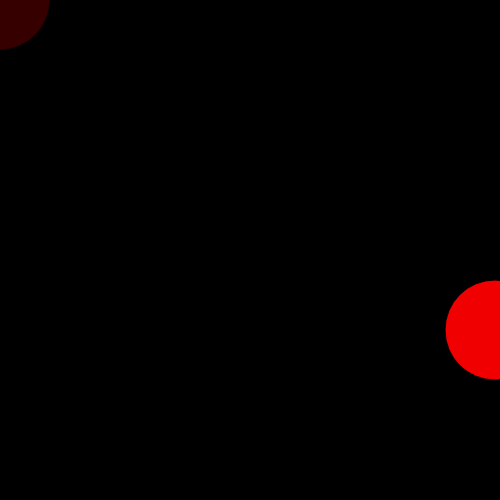
Frame 1 (no input)
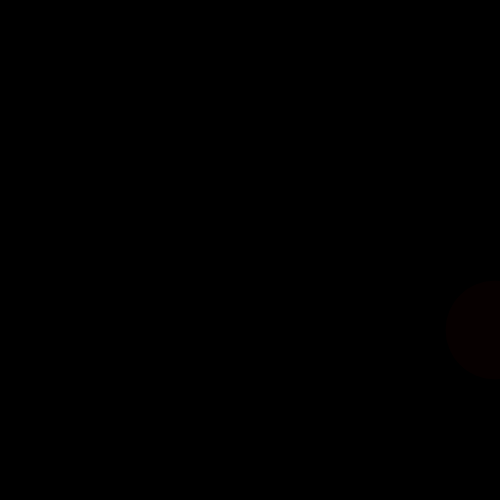
Frame 60 (no input)
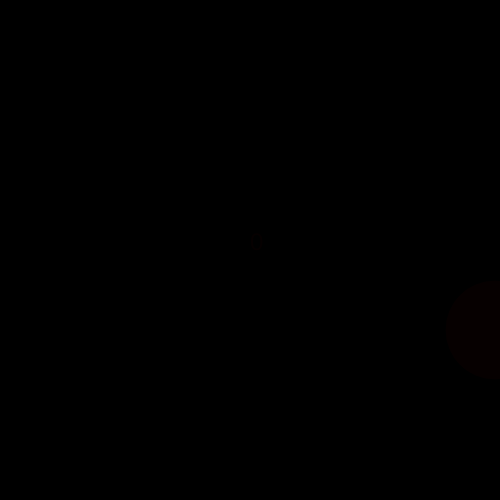
Frame 120 (the mouse pressed at the canvas centre since frame 60)

The p5.js sketch that drew these frames (run headless with seeded random() and noise() and a simulated clock; from frame 60 on, the mouse is pressed at the canvas centre):

// p5.js sketch
// ── sketch.js
// Whack (p5.js 2.3.4 port of a #p5t Processing sketch)
// https://github.com/madparker/-p5t/blob/main/%23p5t/ArtSketch/07_15_2020/Whack/Whack.pde
// #p5t/ArtSketch/07_15_2020/Whack/Whack.pde

// Move the mouse over the red circle before it fades.
let x, y, t = 0, c = 0, s = 0, a, b, i;

function setup() {
  createCanvas(500, 500);
  fill(255); // Processing's default fill; p5 draws text black until fill() is called
  textSize(24);
}

function draw() {
  a = mouseX;
  b = mouseY;
  background(0); // clear()
  t--;
  if (t < 0) {
    s = 0;
    t = 9;
  }
  for (i = 0; i < 16; i++) {
    x = (i % 4) * 165;
    y = floor(i / 4) * 165; // Java int division
    if (i == c) {
      fill(t * 6, 0, 0);
      circle(x, y, 100);
      if (dist(a, b, x, y) < 50) {
        s++;
        t = 40;
        c = floor(random(16));
      }
    }
  }
  text(s, a, b);
}

// ---- Original Processing source: #p5t/ArtSketch/07_15_2020/Whack/Whack.pde
/*
int x,y,t,c,s,a,b,i;
void setup(){size(500,500);textSize(24);}
void draw(){
  a=mouseX;b=mouseY;clear();t--;
  if(t<0){s=0;t=9;}
  for(i=0;i<16;i++){
    x=i%4*165;y=i/4*165;if(i==c){fill(t*6,0,0);circle(x,y,100);if(dist(a,b,x,y)<50){s++;t=40;c=(int)random(16);}}}
  text(s,a,b);}
*/
